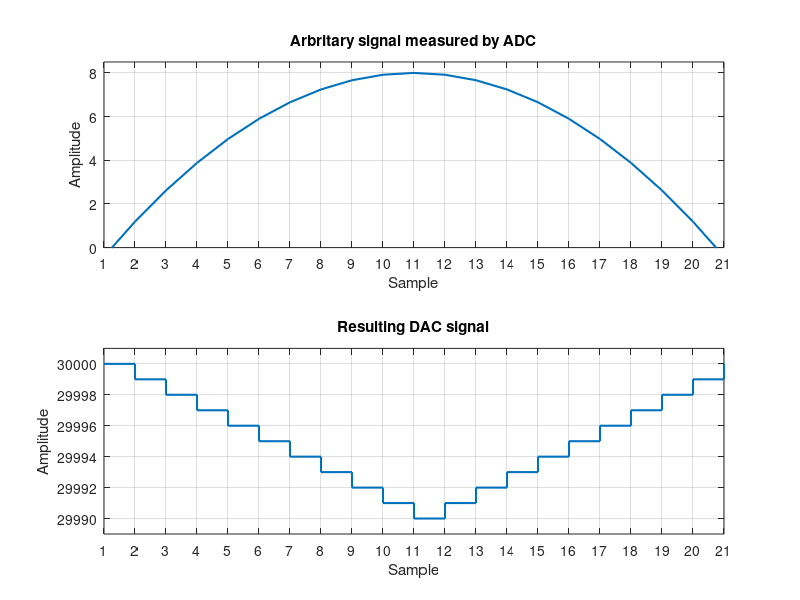

Write MATLAB code to recreate this figure.
clc
close all
clear all

%% VCSEL_startup()
close all

y=0:100:(30000+100);
stairs(y)
%%
grid on
axis()
%Plot labels
title('Ramp of VCSEL current')
xlabel('Sample')
ylabel('Amplitude')

%% LaserLock() Example with arbitrary signal
close all

graph_step=0.1;
x=0:graph_step:2;
samples = 1:size(x,2);
y = -(2.9*x-2.9).^2+8;

subplot(2,1,1);
hold off
plot(samples,y,'LineWidth',1.5)
grid on
axis([1 samples(end) 0 8.5])
xticks([1:samples(end)])
xtickangle(45)

%Plot labels
title('Arbritary signal measured by ADC')
xlabel('Sample') 
ylabel('Amplitude') 

ADC=[30000];
step=1;
for i=2:size(y,2)
 if y(i)<y(i-1)
     ADC=[ADC,ADC(end)+step];
 else
     ADC=[ADC,ADC(end)-step];
 end
end

subplot(2,1,2); 
stairs(samples,ADC,'LineWidth',1.5)
grid on
axis([1 samples(end) 2.9989e4 3.0001e4])
xticks([1:samples(end)])
%Plot labels
title('Resulting DAC signal')
xlabel('Sample') 
ylabel('Amplitude') 
xtickangle(45)

%Saving plot
saveas(gcf, 'Linear_lock_simulation_result.png')